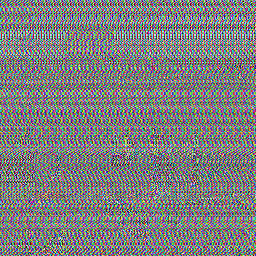
#> input picture Resultados/Img Cifrada.tiff, 256 x 256 px
$ jupyter execute --allow-errors decrypt.ipynb   (shell and % lines are left out)
#> lines starting #> are read from the running program, lines starting #| are printed output that depends on the picture
[cell 1]
from pathlib import Path
import ast
import numpy as np
from PIL import Image
from itertools import permutations
import tifffile

# Configuración de rutas
base = Path().resolve().parent
carpeta_resultados = base / "Resultados"

ruta_cifrado = carpeta_resultados / "Img Cifrada.tiff"
ruta_meta = carpeta_resultados / "cifrado_meta.txt"

ruta_salida = carpeta_resultados / "Img Decifrada.png"

### Leer la llave y datos

[cell 2]
def leer_metadatos(ruta_meta):
    datos = {}
    with open(str(ruta_meta), "r") as f:
        for linea in f:
            linea = linea.strip()
            if not linea or "=" not in linea:
                continue # Salta las líneas vacías
            clave, valor = linea.split("=", 1)
            datos[clave.strip()] = valor.strip() # Guardar clave y valor en el diccionario
    return datos

# Datos en el txt que vienen junto a la imagen
#> (the rest of this cell did not finish here and is left out)

### Leer imagen TIFF

[cell 3]
filas_RGB_cif = tifffile.imread(str(ruta_cifrado), key=1)

r_imag = tifffile.imread(str(ruta_cifrado), key=2).astype(np.float64)
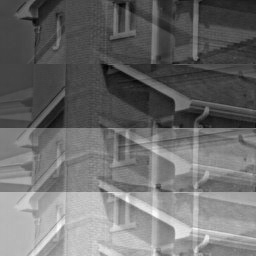
#> r_imag: shape (256, 256) float64; min 196, max 2946, mean 1367.9; drawn with min black and max white
g_imag = tifffile.imread(str(ruta_cifrado), key=3).astype(np.float64)
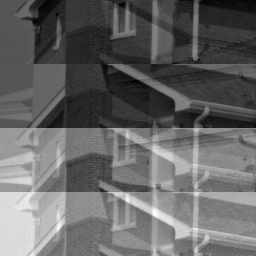
#> g_imag: shape (256, 256) float64; min 182, max 3168, mean 1375.9; drawn with min black and max white
b_imag = tifffile.imread(str(ruta_cifrado), key=4).astype(np.float64)
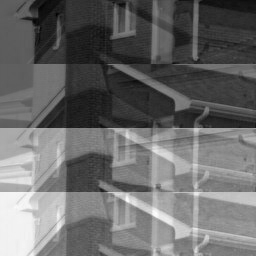
#> b_imag: shape (256, 256) float64; min 206, max 3240, mean 1477; drawn with min black and max white

r_signos = tifffile.imread(str(ruta_cifrado), key=5).astype(np.uint8)
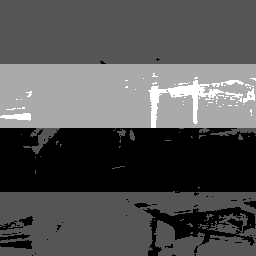
#> r_signos: shape (256, 256); min 0, max 3, mean 0.992; drawn with min black and max white
g_signos = tifffile.imread(str(ruta_cifrado), key=6).astype(np.uint8)
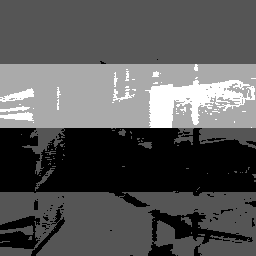
#> g_signos: shape (256, 256); min 0, max 3, mean 1.03; drawn with min black and max white
b_signos = tifffile.imread(str(ruta_cifrado), key=7).astype(np.uint8)
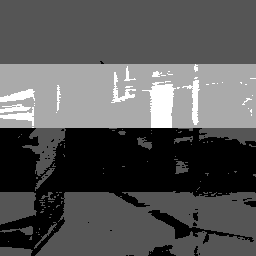
#> b_signos: shape (256, 256); min 0, max 3, mean 1.02; drawn with min black and max white

h, w = r_imag.shape
#> h = 256; w = 256

def bits_pixel_combinado(total_bits_fila, w, rango=(1, 32)):
    # Ahora cada píxel aporta los bits de R, G y B intercalados (num_bits * 3),
    # así que se busca un múltiplo de (w * 3) en vez de un múltiplo de w.
#> called with total_bits_fila = 8448, w = 256, rango = (1, 32)
    posibles_bits = []
    for k in range(total_bits_fila - 7, total_bits_fila + 1):
        if k > 0 and k % (w * 3) == 0:
            nb = k // (w * 3)
            if rango[0] <= nb <= rango[1]:
                posibles_bits.append(nb)
#> after the loop, posibles_bits = [11]
    return posibles_bits

posibles_bits = bits_pixel_combinado(filas_RGB_cif.shape[1], w)
#> posibles_bits = [11]

if posibles_bits:
    num_bits = posibles_bits[0]
#> num_bits = 11
else:
    num_bits = 8

print(f"num_bits={num_bits}")
#| num_bits=11

## Permutación inversa

### Regeneración de reglas

[cell 4]
# [23 lines left out: functions generar_con_logistico, generar_indices_reglas, not called in this run]

#> (the rest of this cell did not finish here and is left out)

### Autómatas celulares

[cell 5]
def regla_A(p, q, r):   return p          # 240: shift-right
def regla_C(p, q, r):   return r          # 170: shift-left
def regla_B(p, q, r):   return q          # 204: identity
def regla_Ab(p, q, r):  return 1 - p      # 15:  shift-right + complemento
def regla_Cb(p, q, r):  return 1 - r      # 85:  shift-left + complemento
def regla_Bb(p, q, r):  return 1 - q      # 51:  complemento

REGLAS = {
    'A': regla_A, 'C': regla_C, 'B': regla_B,
    'Ab': regla_Ab, 'Cb': regla_Cb, 'Bb': regla_Bb
}

TABLA2 = {
    0:  (['A','A','A','Ab','Ab','A','Ab','Ab'],   ['C','C','Cb','Cb','C','Cb','Cb','C']),
    1:  (['A','Ab','Ab','A','Ab','Ab','A','A'],   ['Cb','Cb','C','Cb','Cb','C','C','C']),
    2:  (['Ab','A','Ab','Ab','A','A','A','Ab'],   ['C','Cb','Cb','C','C','C','Cb','Cb']),
    3:  (['Ab','Ab','A','A','A','Ab','Ab','A'],   ['Cb','C','C','C','Cb','Cb','C','Cb']),
    4:  (['C','C','Cb','C','C','Cb','Cb','Cb'],   ['Ab','A','A','Ab','A','A','Ab','Ab']),
    5:  (['Cb','Cb','C','C','Cb','C','C','Cb'],   ['Ab','Ab','Ab','A','A','Ab','A','A']),
    6:  (['C','Cb','Cb','Cb','C','C','Cb','C'],   ['A','A','Ab','Ab','Ab','A','A','Ab']),
    7:  (['Cb','C','C','Cb','Cb','Cb','C','C'],   ['A','Ab','A','A','Ab','Ab','Ab','A']),
    8:  (['B','B','Bb','B','C','Ab','C','Ab'],    ['B','B','Bb','B','Cb','A','Cb','A']),
    9:  (['Bb','Cb','A','B','Cb','A','B','Bb'],   ['Bb','C','Ab','B','C','Ab','B','Bb']),
    10: (['C','Ab','Bb','Bb','B','C','Ab','B'],   ['Cb','A','Bb','Bb','B','Cb','A','B']),
    11: (['Bb','B','C','Ab','Bb','Bb','C','A'],   ['Bb','B','Cb','A','Bb','Bb','C','A']),
    12: (['Bb','Cb','A','C','A','Bb','Bb','B'],   ['Bb','C','Ab','C','A','Bb','Bb','B']),
    13: (['Bb','B','Bb','Cb','A','C','A','Bb'],   ['Bb','B','Bb','C','Ab','C','A','Bb']),
    14: (['C','A','B','Cb','Ab','B','Bb','Bb'],   ['C','A','B','Cb','Ab','B','Bb','Bb']),
    15: (['B','Bb','Cb','A','Bb','Cb','A','B'],   ['B','Bb','C','Ab','Bb','C','Ab','B']),
}

# [34 lines left out: functions evolucionar_bloque, evolucionar_fila, descifrar_canal_ca, not called in this run]

# Descifrar la única secuencia combinada de R, G y B (una sola pasada por el autómata)
#> (the rest of this cell did not finish here and is left out)

### Conversión binaria

[cell 6]
# [23 lines left out: function filas_a_matrices_rgb, not called in this run]

# Reconstruir matrices numéricas de la parte real para los tres canales a la vez
#> (the rest of this cell did not finish here and is left out)

## Difusión inversa

### Reconstrucción de capas

[cell 7]
# [5 lines left out: function reconstruir_complejo, not called in this run]

def canal_2d_a_bloques(canal_2d):
    # Aplanar la matriz 2D y reorganizarla de vuelta en bloques (4, N)
    return canal_2d.flatten().reshape(4, -1)

# Reconstruir las matrices complejas para cada canal
#> (the rest of this cell did not finish here and is left out)

### Matrices y descifrado

[cell 8]
def generar_matrices_4x4():

    # Definir las matrices de Pauli
    sigma_x = np.array([[0, 1],
                        [1, 0]], dtype=complex)

    sigma_y = np.array([[0, -1j],
                        [1j,  0]], dtype=complex)

    sigma_z = np.array([[1,  0],
                        [0, -1]], dtype=complex)

    I = np.eye(2, dtype=complex)

    ops = [I, sigma_x, sigma_y, sigma_z]

    matrices_4x4 = [] # Generar las permutaciones posibles para formar bloques de 4x4
    for M1, M2, M3, M4 in permutations(ops, 4):
        M = np.block([[M1, M2],
                      [M3, M4]])
        matrices_4x4.append(M)

    return matrices_4x4

# [12 lines left out: functions matrices_encriptacion, descifrar_canal_pauli, not called in this run]

# Filtrar las matrices con la llave
matrices_rotadas = generar_matrices_4x4()
#> (the rest of this cell did not finish here and is left out)
